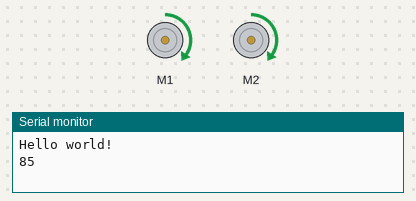
Simulated run of this sketch. Board: Arduino Uno, built with avr-gcc and run on an emulated ATmega328P. Shown: 2 × DC motor (green arrow = forward, orange = backward, longer = faster), the last lines printed to the serial monitor.

Above: at 0.05 s.
At 1.15 s:
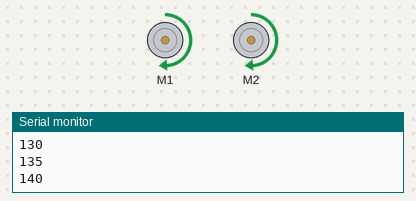
At 4.38 s:
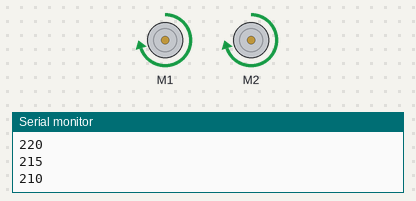
At 9.01 s:
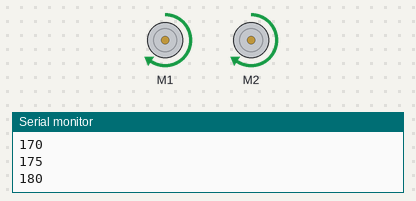
Timing chart, 0 to 9.3 s (numbered marks = the images above):
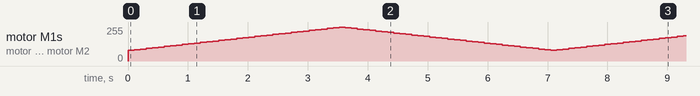

The sketch:

Shalls_fourth_robot.ino
```cpp
/***********************************************************************
RedBot test code

Created 30 Jul 2013 by Jeff @ SparkFun Electronics.

This code is beerware- feel free to make use of it, with or without
attribution, in your own projects. If you find it helpful, buy me a beer
the next time you see me at the local- or better yet, shop SparkFun!

***********************************************************************/
//include the redbot library to get the functions out of the library
#include <RedBot.h>


// Instantiate the motor control class. This only needs to be done once
//  and indeed SHOULD only be done once!
RedBotMotor motor;

int motorSpeed=80;//We declare a variable(it's just a place to store a number), we'll use it to control the motor speed
int change = 5;// we use this varible to adjust how much the speed changes
void setup()
{
  Serial.begin(9600);//This will open the serial port to send values out to calibrate sensors

  Serial.println("Hello world!");//This should print once to make sure you're getting serial communication

}

void loop()
{


    motor.drive(motorSpeed);   // we use the varible to adjust the motorspeed

    motorSpeed= motorSpeed+ change;//everytime through the loop we add"change", or 10 as it's written in the code above.

    if(motorSpeed<=80||motorSpeed>=254)
    {
     change = change*-1;
    }
    Serial.println(motorSpeed);
    delay(100); //we put in a pause so we can see the change happen, without it, it happens so fast we see no change(try taking it out).

}
```
